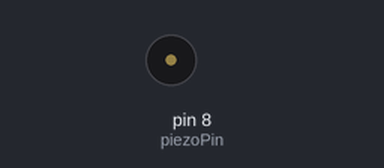
Simulated run of this sketch. Board: Arduino Uno, built with avr-gcc and run on an emulated ATmega328P. Parts: buzzer (waves = sounding).

Above: at 0.1 s.
Timing chart, 0 to 0.2 s (numbered marks = the images above):
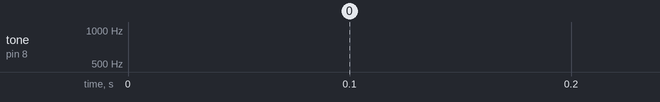

The sketch:

Piezo_Programm.ino
```cpp
/*
  Created by Laura
  Date created: 16.01.2020
*/

int Abstand = 0;
int piezoPin = 8;

// Programm Abstandsmesser einfügen
// TODO: Move to func

void setup() {
  pinMode(piezoPin, OUTPUT);

}

void loop() {
  for(int i = 500; i > 250; i--) {
    playSound(Abstand);
  }
}

void playSound(int distance) {
  if (Abstand <= 150) {
    tone (piezoPin, 800);
    delay (Abstand * 3);
    noTone (piezoPin);
    delay (Abstand * 3);
  } // if not
  else {
    noTone (8);
  }
}
```
